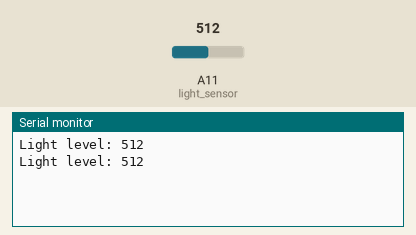
Simulated run of this sketch. Board: Arduino Mega 2560, built with avr-gcc and run on an emulated ATmega2560. Parts: the last lines printed to the serial monitor. Inputs (shaded band) come from the test bench; at power-on: A11 (light_sensor) = 512.

Above: at 1.8 s.
1.9 s: A11 (light_sensor) set to 716
At 2.5 s:
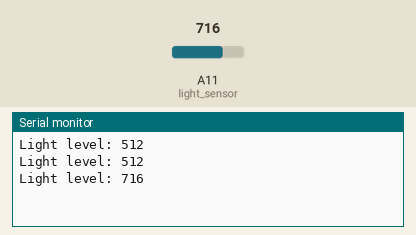
3.4 s: A11 (light_sensor) set to 900
At 4.8 s:
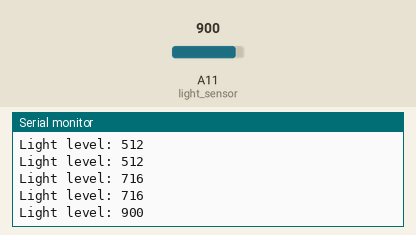
Timing chart, 0 to 6.4 s (numbered marks = the images above; inputs shaded):
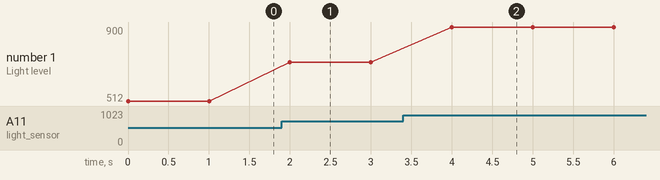

Measured:
- after the input at 1.9 s, the serial monitor: prints a new line after 0.10 s (image 1)
- after the input at 3.4 s, the serial monitor: prints a new line after 0.60 s (image 2)
- plotted number 1: 512 → 716 after the input at 1.9 s, 716 → 900 after the input at 3.4 s

The sketch:

light_sensor.ino
```cpp
int light_sensor = A11;

void setup() {
Serial.begin(9600); //begin Serial Communication
}

void loop() {
  int raw_light = analogRead(light_sensor); // read the raw value from light_sensor pin (A3)
  int light = map(raw_light, 0, 1023, 0, 100); // map the value from 0, 1023 to 0, 100

  Serial.print("Light level: ");
  Serial.println(raw_light); // print the light value in Serial Monitor

  delay(1000); // add a delay to only read and print every 1 second
}
```
